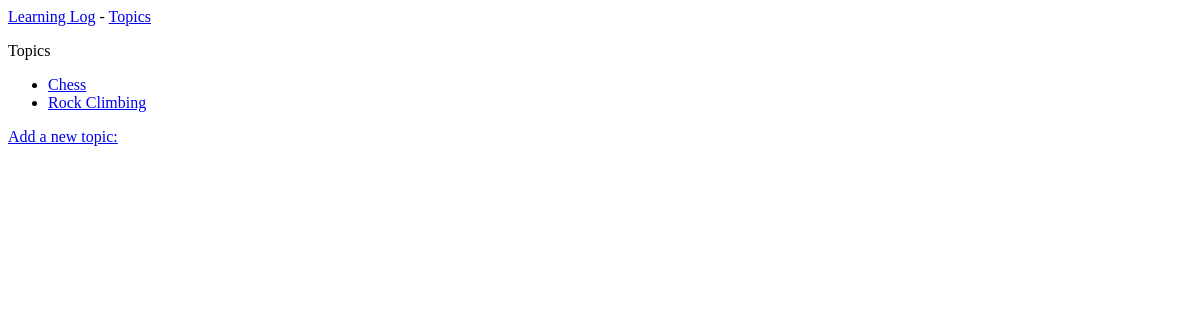
The page /topics/ on the database as committed earlier.
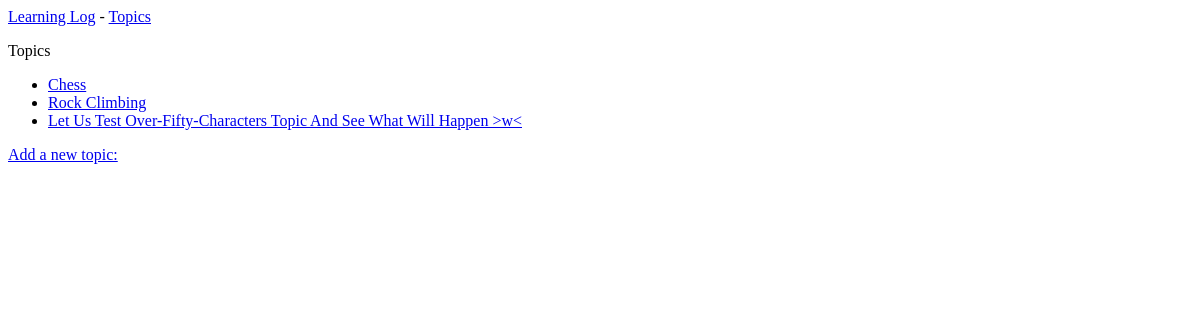
The same page on the database as committed later.
### learning_logs/models.py (models this page shows)
class Topic(models.Model):
    text = models.CharField(max_length=200)  # charfield必须告知django该在数据库中预留多少空间
    date_added = models.DateTimeField(auto_now_add=True)  # 自动设置成当前日期和时间;见官网: ... ref/models/fields/
    def __unicode__(self):  # Py 3.X用__str__()
        if len(self.text) > 50:
            return self.text + ' >w<'
        else:
            return self.text

### learning_logs/views.py (the view)
# urls.py: url(r'^topics/$', views.topics, name='topics'),  # Django检查请求的URL时，这个模式与这样的URL匹配：基础URL后面跟着 topics 。可以在末尾包含斜杠，也可以省略它，但单词 topics 后面不能有任何东西，否则就与该模式不匹配。其URL与该模式匹配的请求都将交给views.py中的函数 topics() 进行处理。
def topics(request):
    topics = Topic.objects.order_by('date_added')
    context = {'topics': topics}  # 我们定义了一个将要发送给模板的上下文。上下文是一个字典，其中的键是我们将在模板中用来访问数据的名称，而值是我们要发送给模板的数据。在这里，只有一个键—值对，它包含我们将在网页中显示的一组主题。创建使用数据的网页时，除对象 request 和模板的路径外，我们还将变量 context 传递给 render()
    return render(request, 'learning_logs/topics.html', context)

### learning_logs/templates/learning_logs/topics.html
{% extends 'learning_logs/base.html' %}
{% block content %}
  <p>Topics<p>
  <ul>
    {% for topic in topics %}
    <li>
      <a href="{% url 'learning_logs:topic' topic.id %}">{{ topic }}</a>
    </li>
    {% empty %}
    <li>No topics have been added yet.</li>
  {% endfor %}
  </ul>
  <a href="{% url 'learning_logs:new_topic' %}">Add a new topic:</a>
{% endblock content %}

Rows that differ between the two databases and show on the page:
added Topic: text "Let Us Test Over-Fifty-Characters Topic And See What Will Happen >w<"
